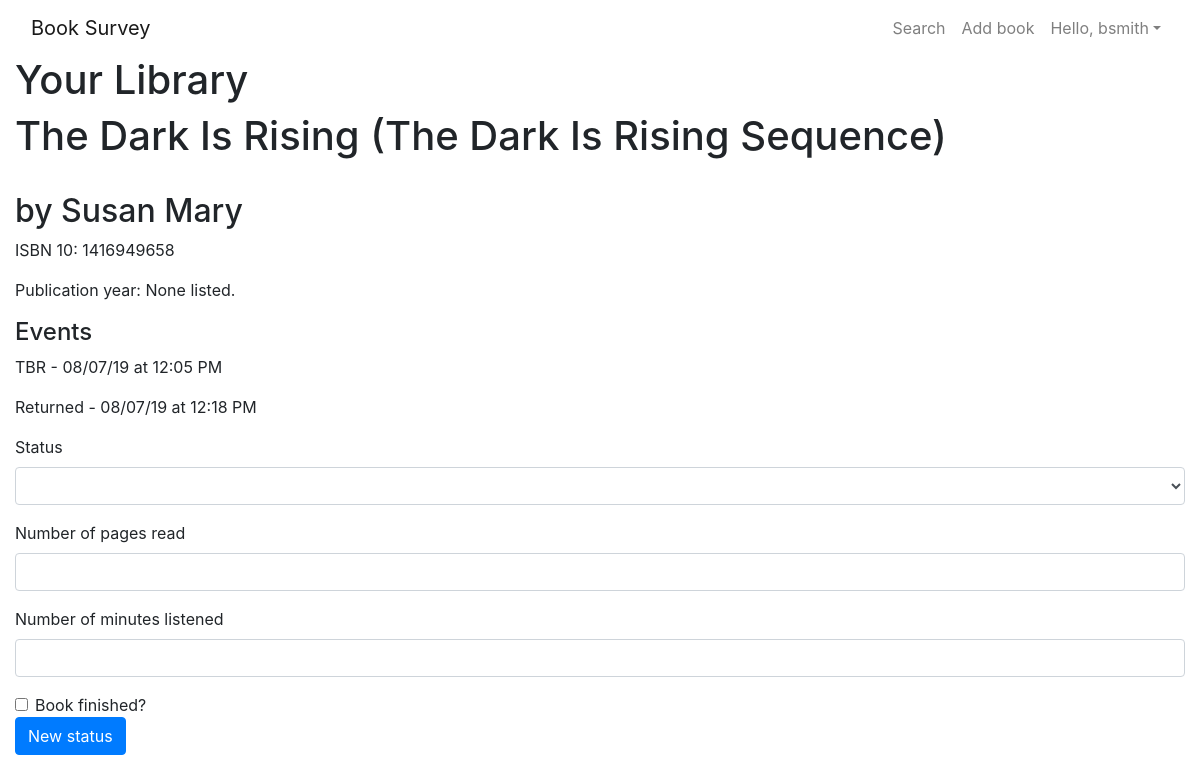
/library/1 (signed in), run on the app's committed database.
### users/models.py (models this page shows)
class User(AbstractUser):
    pass
    def __str__(self):
        return f"{self.username}"

### library/models.py (models this page shows, shortened)
class UserEdition(models.Model):
    edition = models.ForeignKey(Edition, on_delete=models.CASCADE, related_name="user_edition")
    genre = models.ForeignKey('Genre', on_delete=models.CASCADE, related_name="libraries", blank=True, null=True)
    num_pages = models.PositiveIntegerField(blank=True, null=True)
    num_minutes = models.DurationField(blank=True, null=True)

class Edition(models.Model):
    book = models.ForeignKey(Book, on_delete=models.CASCADE, related_name="editions")
    cover = models.URLField(blank=True)
    isbn_10 = models.CharField(max_length=10, blank=True)
    isbn_13 = models.CharField(max_length=13, blank=True)
    goodreads_id = models.CharField(max_length=20, blank=True)
    openlibrary_id = models.CharField(max_length=20, blank=True)
    pub_year = models.DateField(blank=True, null=True)
    format = models.ForeignKey('Format', on_delete=models.CASCADE, blank=True, null=True, related_name="editions")
    num_pages = models.PositiveIntegerField(blank=True, null=True)
    num_minutes = models.DurationField(blank=True, null=True)

class Book(models.Model):
    title = models.CharField(max_length=256)
    authors = models.ManyToManyField('Author', related_name="books")
    description = models.TextField(blank=True)
    publisher = models.ForeignKey('Publisher', on_delete=models.CASCADE, related_name="books", blank=True, null=True)
    genre = models.ForeignKey('Genre', on_delete=models.CASCADE, related_name="editions", blank=True, null=True)

class Author(models.Model):
    first_name = models.CharField(max_length=64)
    last_name = models.CharField(max_length=128)
    def __str__(self):
        return f"{self.first_name} {self.last_name}"

class Event(models.Model):
    user = models.ForeignKey(User, on_delete=models.CASCADE, related_name="events")
    edition = models.ForeignKey(UserEdition, on_delete=models.CASCADE, related_name="events")
    action = models.ForeignKey('Action', on_delete=models.CASCADE, related_name="events")
    pages_read = models.PositiveIntegerField(blank=True, null=True)
    minutes_listened = models.DurationField(blank=True, null=True)
    finished = models.BooleanField(blank=True, null=True)
    creation_time = models.DateTimeField(auto_now_add=True)
    modified_time = models.DateTimeField(auto_now=True)
    def __str__(self):
        return f"{self.action}"
    def event_time(self):
        time = self.creation_time.strftime("%m/%d/%y at %H:%M %p")
        return time

class Action(models.Model):
    action = models.CharField(max_length=64)
    def __str__(self):
        return f"{self.action}"

### library/views.py (the view)
# urls.py: path('<int:edition_id>', views.edition, name='edition'),
@login_required
def edition(request, edition_id):
    context = {}
    try:
        edition = UserEdition.objects.get(
            pk=edition_id,
            libraries__user__id=request.user.id
        )
        events = Event.objects.filter(
            user=request.user.id,
            edition__id=edition_id
        )
        context = {
            "edition": edition,
            "actions": Action.objects.all(),
            "events": events,
        }
    except Exception:
        error_message(request, "That book does not exist.")
    return render(request, "library/edition.html", context)

### library/templates/library/edition.html (shortened to what this page needs)
{% extends "base.html" %}
{% block pagehead %}
  Your Library
{% endblock %}
{% block body %}
    <h1>{{edition.edition.book.title}}</h1>
    <h2>by{% for author in edition.edition.book.authors.all %}
      {{author}}
      {% endfor %}
    </h2>
    <p>ISBN 10: {{edition.edition.isbn_10|default:"None listed."}}</p>
    <p>Publication year: {{edition.edition.pub_year|default:"None listed."}}</p>
    <h4>Events</h4>
    {% for event in events %}
      <p>{{event}} - {{event.event_time}}</p>
    {% empty %}
      <p>No events logged yet.</p>
    {% endfor %}
    {% if edition %}
      <form method="POST" action="{% url 'status update' edition.id%}">
        <div class="form-group">
          <label for="action">Status</label>
          <select class="form-control" name="action" id="action">
            <option value=""></option>
            {% for action in actions %}
              <option value="{{action}}">{{action}}</option>
            {% endfor %}
          </select>
          </div>
          <div class="form-group">
            <label for="numPages">Number of pages read</label>
            <input type="number" class="form-control" name="numPages" id="numPages">
          </div>
          <div class="form-group">
            <label for="numMinutes">Number of minutes listened</label>
            <input type="number" class="form-control" name="numMinutes" id="numMinutes">
          </div>
          <div class="form-check">
            <input class="form-check-input" type="checkbox" name="bookFinished" id="bookFinished">
            <label class="form-check-label" for="bookFinished">Book finished?</label>
          </div>
        <button type="submit" class="btn btn-primary">New status</button>
      </form>
    {% else %}
      <p>Could not find an edition with that ID. Go back and try again.</p>
    {% endif %}
{% endblock %}

### templates/nav.html (shortened to what this page needs)
<nav class="navbar navbar-expand-md navbar-light">
  <a class="navbar-brand" href="/">
    Book Survey
  </a>
  <div class="collapse navbar-collapse d-flex justify-content-md-end">
    <div class="navbar-nav">
      <a class="nav-item nav-link" href="{% url 'search' %}">Search</a>
      {% if user.is_authenticated %}
        <a class="nav-item nav-link" href="{% url 'add book' %}">Add book</a>
        <a class="nav-item nav-link dropdown dropdown-toggle" href="#" id="navbarDropdown" role="button" data-toggle="dropdown" aria-haspopup="true" aria-expanded="false">Hello, {{user}}</a>
      {% else %}
        <a class="nav-item nav-link" href="{% url 'login' %}">Login</a>
        <a class="nav-item nav-link" href="{% url 'register' %}">Create Account</a>
      {% endif %}
    </div>
  </div>
</nav>

### data on the page
User: username "bsmith"
UserEdition: edition.book "The Dark Is Rising (The Dark Is Rising Sequence)", edition.isbn_10 "1416949658", edition.pub_year "None listed."
Author: first_name+last_name "Susan Mary"
Event: action.action "TBR", event_time "08/07/19 at 12:05 PM"
Event: action.action "Returned", event_time "08/07/19 at 12:18 PM"
